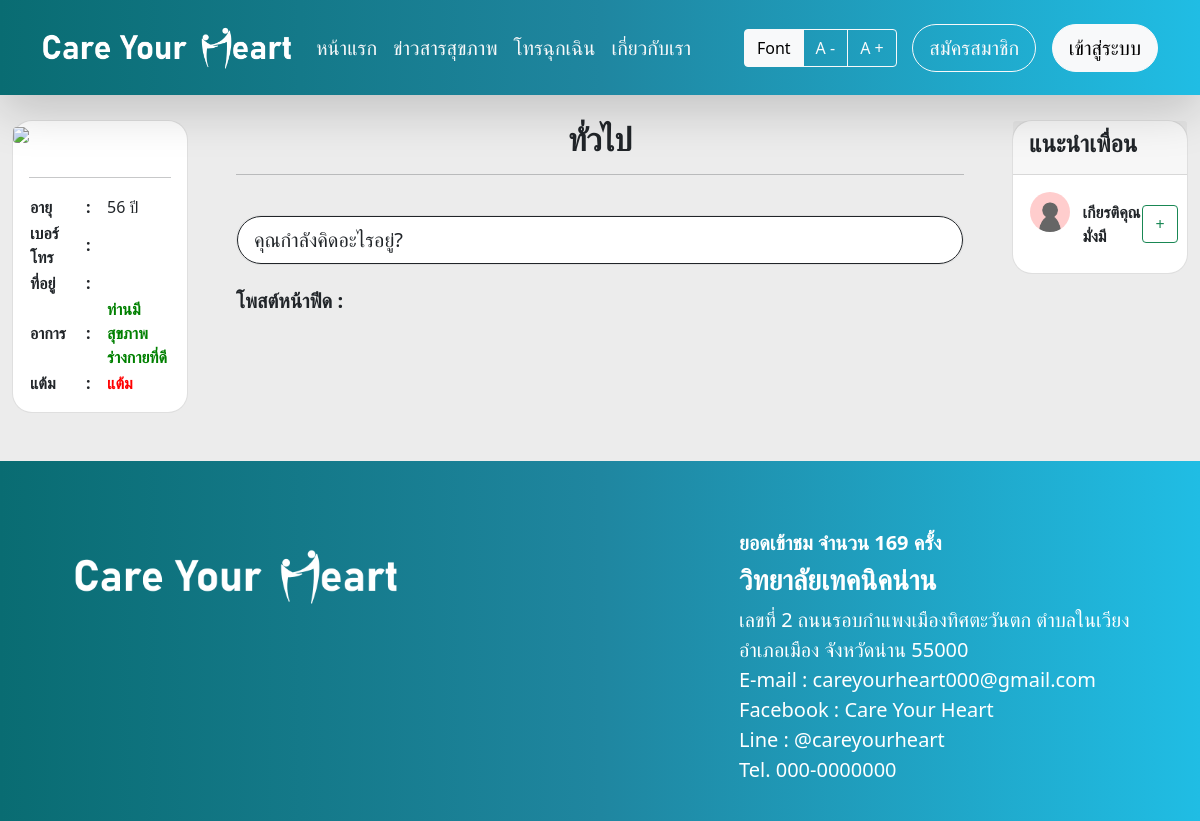
Page /online.php on the earlier database version.
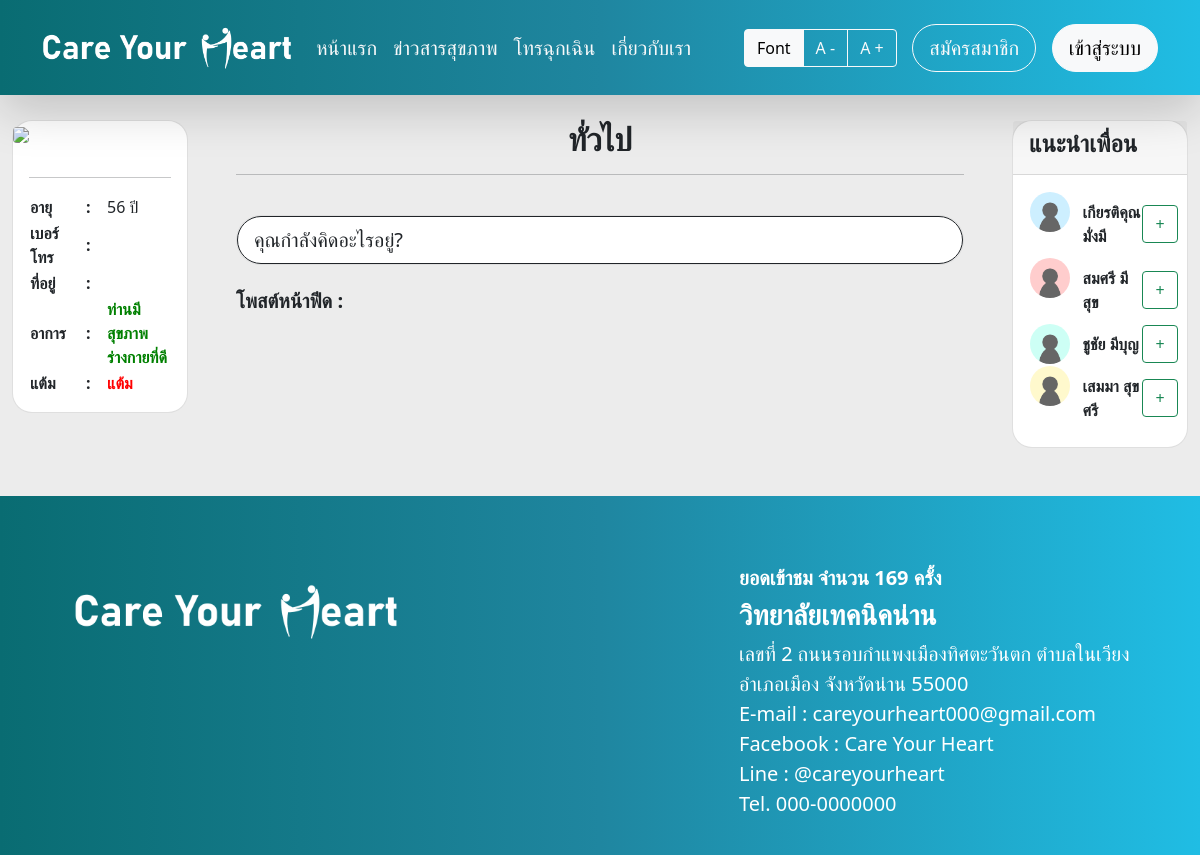
Same page on the later database version.
### tables this page shows
CREATE TABLE `tb_user` (
  `id_user` int(10) NOT NULL,
  `name_user` varchar(100) NOT NULL,
  `sname_user` varchar(100) NOT NULL,
  `user` varchar(100) NOT NULL,
  `pass` varchar(100) NOT NULL,
  `born` date NOT NULL,
  `sex` int(1) NOT NULL,
  `tel` varchar(10) NOT NULL,
  `addr` text NOT NULL,
  `sys` int(10) NOT NULL,
  `dia` int(10) NOT NULL,
  `heart` int(10) NOT NULL,
  `dise` text NOT NULL,
  `status_mem` int(1) NOT NULL,
  `coin_user` int(10) NOT NULL,
  `id_pack` int(10) NOT NULL,
  `status_pack` char(1) NOT NULL,
  `pic_user` varchar(100) NOT NULL,
  `status_on` char(1) NOT NULL
);

### friend_add.php (the view)
<?php
    $sql="select * from tb_user where id_user!='$_SESSION[valid_user]'";
    $result=mysqli_query($conn,$sql);
?>
<div class="card" style="border-radius:20px">
    <div class="card-header">
        <h4><b>แนะนำเพื่อน</b></h4>
    </div>
    <div class="card-body">
        <table class="w-100">
            <?php
                $i=0;
                while($read=mysqli_fetch_assoc($result)){
                    $friend_new[$i]=$read["id_user"];
                    $i++;
                }
                if($friend!=""){
                    $total=array_diff($friend_new,$friend);
                }else{
                    $total=$friend_new;
                }
                foreach($total as $el){
                    $sql1="select * from tb_user where id_user='$el'";
                    $result1=mysqli_query($conn,$sql1);
                    $read1=mysqli_fetch_assoc($result1);
                    $id_user2=$read1["id_user"];
                    $name_user=$read1["name_user"];
                    $sname_user=$read1["sname_user"];
                    $pic_user=$read1["pic_user"];
                    if($pic_user==""){
                        $pic_user="user.png";
                    }
            ?>
            <tr>
                <th>
                    <div class="d-flex md-3">
                        <?php echo "<img src='admin/user/$pic_user' class='rounded-pill' width='40' height='40'>"; ?>&nbsp;&nbsp;&nbsp;
                        <div class="py-2">
                            <strong><?php echo "$name_user $sname_user"; ?></strong>
                        </div>
                    </div>
                </th>
                <td align="right"><?php echo "<a href='friend_add2.php?id_user2=$id_user2&type_ques=$type_ques' class='btn btn-outline-success'>+</a>"; ?></td>
            </tr>
            <?php
                }
            ?>
        </table>
    </div>
</div>

Differences in the rows shown:
changed tb_user "เกียรติคุณ": pic_user: picture added in place of a placeholder
added tb_user: pic_user (picture), name_user "สมศรี", sname_user "มีสุข"
added tb_user: pic_user (picture), name_user "ชูชัย", sname_user "มีบุญ"
added tb_user: pic_user (picture), name_user "เสมมา", sname_user "สุขศรี"
